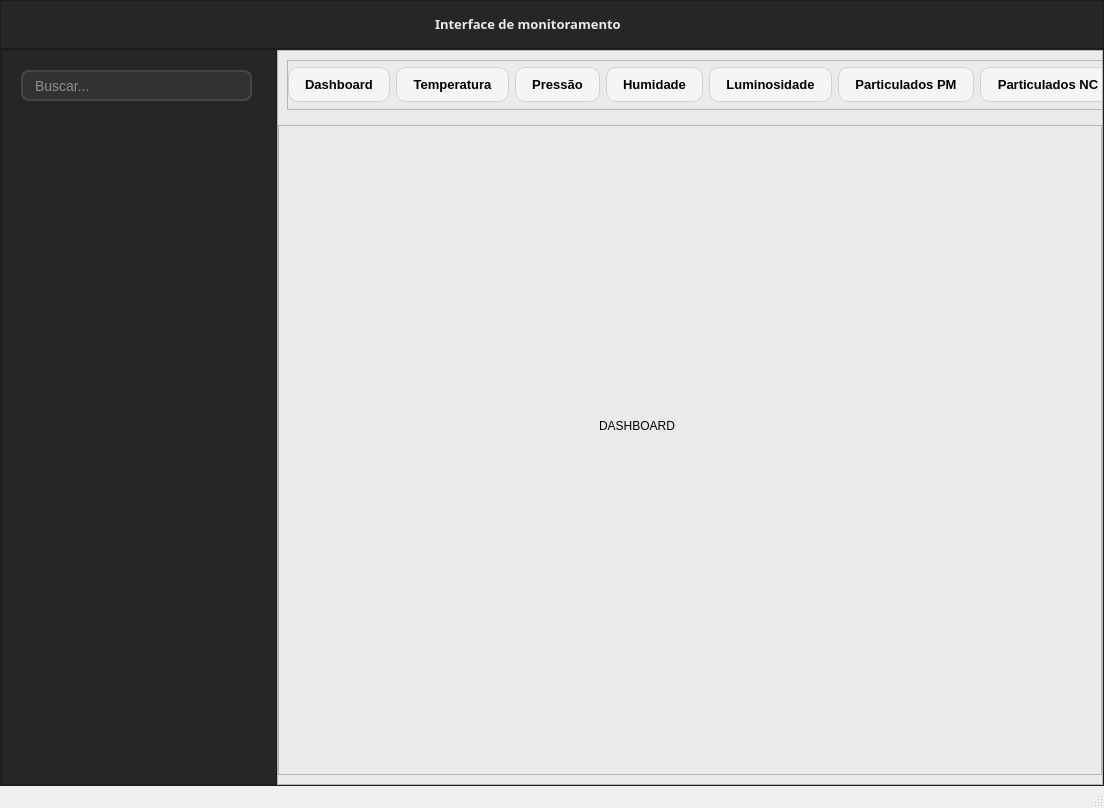
<?xml version="1.0" encoding="UTF-8"?>
<ui version="4.0">
 <class>MainWindow</class>
 <widget class="QMainWindow" name="MainWindow">
  <property name="geometry">
   <rect>
    <x>0</x>
    <y>0</y>
    <width>1104</width>
    <height>808</height>
   </rect>
  </property>
  <property name="windowTitle">
   <string>Interface de monitoramento - Estações meteorológicas</string>
  </property>
  <widget class="QWidget" name="centralwidget">
   <property name="styleSheet">
    <string notr="true">background-color: rgb(38, 38, 38);</string>
   </property>
   <layout class="QVBoxLayout" name="verticalLayout" stretch="1,15">
    <property name="spacing">
     <number>0</number>
    </property>
    <property name="leftMargin">
     <number>0</number>
    </property>
    <property name="topMargin">
     <number>0</number>
    </property>
    <property name="rightMargin">
     <number>0</number>
    </property>
    <property name="bottomMargin">
     <number>0</number>
    </property>
    <item>
     <widget class="QFrame" name="frmTopo">
      <property name="styleSheet">
       <string notr="true">QFrame{
border-bottom: 0.5px solid rgba(235, 235, 235, 100);
}</string>
      </property>
      <property name="frameShape">
       <enum>QFrame::StyledPanel</enum>
      </property>
      <property name="frameShadow">
       <enum>QFrame::Raised</enum>
      </property>
      <layout class="QHBoxLayout" name="horizontalLayout_3">
       <property name="bottomMargin">
        <number>11</number>
       </property>
       <item>
        <layout class="QHBoxLayout" name="horizontalLayout_2">
         <property name="rightMargin">
          <number>10</number>
         </property>
         <item>
          <spacer name="horizontalSpacer">
           <property name="orientation">
            <enum>Qt::Horizontal</enum>
           </property>
           <property name="sizeHint" stdset="0">
            <size>
             <width>40</width>
             <height>20</height>
            </size>
           </property>
          </spacer>
         </item>
         <item>
          <widget class="QLabel" name="lblTitulo">
           <property name="font">
            <font>
             <family>Segoe UI Semibold</family>
             <pointsize>10</pointsize>
             <weight>75</weight>
             <bold>true</bold>
            </font>
           </property>
           <property name="styleSheet">
            <string notr="true">color: #ebebeb;
border: none;</string>
           </property>
           <property name="text">
            <string>Interface de monitoramento</string>
           </property>
          </widget>
         </item>
         <item>
          <spacer name="horizontalSpacer_2">
           <property name="orientation">
            <enum>Qt::Horizontal</enum>
           </property>
           <property name="sizeHint" stdset="0">
            <size>
             <width>40</width>
             <height>20</height>
            </size>
           </property>
          </spacer>
         </item>
         <item>
          <widget class="QPushButton" name="btnConfig">
           <property name="maximumSize">
            <size>
             <width>50</width>
             <height>50</height>
            </size>
           </property>
           <property name="styleSheet">
            <string notr="true">QPushButton {
    background-color: transparent;
    border: none;
}

QPushButton:hover {
    background-color: rgba(255, 255, 255, 30);
}

QPushButton:pressed {
    background-color: rgba(255, 255, 255, 60);
}</string>
           </property>
           <property name="text">
            <string/>
           </property>
           <property name="icon">
            <iconset>
             <normaloff>../imgs/settings_label_color.png</normaloff>../imgs/settings_label_color.png</iconset>
           </property>
          </widget>
         </item>
        </layout>
       </item>
      </layout>
     </widget>
    </item>
    <item>
     <widget class="QFrame" name="frmConteudo">
      <property name="frameShape">
       <enum>QFrame::StyledPanel</enum>
      </property>
      <property name="frameShadow">
       <enum>QFrame::Raised</enum>
      </property>
      <layout class="QHBoxLayout" name="horizontalLayout" stretch="1,3">
       <property name="spacing">
        <number>0</number>
       </property>
       <property name="leftMargin">
        <number>0</number>
       </property>
       <property name="topMargin">
        <number>0</number>
       </property>
       <property name="rightMargin">
        <number>0</number>
       </property>
       <property name="bottomMargin">
        <number>0</number>
       </property>
       <item>
        <widget class="QFrame" name="frmBotoes">
         <property name="frameShape">
          <enum>QFrame::StyledPanel</enum>
         </property>
         <property name="frameShadow">
          <enum>QFrame::Raised</enum>
         </property>
         <widget class="QLineEdit" name="edtBusca">
          <property name="geometry">
           <rect>
            <x>20</x>
            <y>20</y>
            <width>231</width>
            <height>31</height>
           </rect>
          </property>
          <property name="styleSheet">
           <string notr="true">QLineEdit {
    background-color: rgb(50, 50, 50);
    color: #ebebeb;

    border: 2px solid rgb(70, 70, 70);
    border-radius: 8px;

    padding: 6px 10px;
    font-size: 14px;
}

QLineEdit:focus {
    border: 2px solid #3daee9;
    background-color: rgb(55, 55, 55);
}

QLineEdit:hover {
    border: 2px solid rgb(90, 90, 90);
}

QLineEdit:disabled {
    background-color: rgb(45, 45, 45);
    color: rgb(120, 120, 120);
    border: 2px solid rgb(60, 60, 60);
}

QLineEdit {
    selection-background-color: #3daee9;
}

QLineEdit::placeholder {
    color: rgb(140, 140, 140);
}</string>
          </property>
          <property name="placeholderText">
           <string>Buscar...</string>
          </property>
         </widget>
        </widget>
       </item>
       <item>
        <widget class="QFrame" name="frmGraficos">
         <property name="styleSheet">
          <string notr="true">background-color: #ebebeb;</string>
         </property>
         <property name="frameShape">
          <enum>QFrame::StyledPanel</enum>
         </property>
         <property name="frameShadow">
          <enum>QFrame::Raised</enum>
         </property>
         <layout class="QVBoxLayout" name="verticalLayout_2" stretch="1,15">
          <property name="leftMargin">
           <number>0</number>
          </property>
          <property name="topMargin">
           <number>0</number>
          </property>
          <property name="rightMargin">
           <number>0</number>
          </property>
          <item>
           <widget class="QScrollArea" name="scrBotoes">
            <property name="styleSheet">
             <string notr="true">QScrollArea {
    border: none;
    background: transparent;
}

QScrollBar:horizontal {
    height: 6px;
    background: transparent;
}

QScrollBar::handle:horizontal {
    background: rgba(150, 150, 150, 120);
    border-radius: 3px;
}

QScrollBar::handle:horizontal:hover {
    background: rgba(150, 150, 150, 180);
}

QScrollBar::add-line:horizontal,
QScrollBar::sub-line:horizontal {
    width: 0px;
}</string>
            </property>
            <property name="verticalScrollBarPolicy">
             <enum>Qt::ScrollBarAlwaysOff</enum>
            </property>
            <property name="horizontalScrollBarPolicy">
             <enum>Qt::ScrollBarAlwaysOff</enum>
            </property>
            <property name="widgetResizable">
             <bool>true</bool>
            </property>
            <property name="alignment">
             <set>Qt::AlignCenter</set>
            </property>
            <widget class="QWidget" name="scrollAreaWidgetContents">
             <property name="geometry">
              <rect>
               <x>0</x>
               <y>0</y>
               <width>903</width>
               <height>55</height>
              </rect>
             </property>
             <layout class="QVBoxLayout" name="verticalLayout_3">
              <item>
               <widget class="QFrame" name="frmGraficosBotoes">
                <property name="styleSheet">
                 <string notr="true">QPushButton {
    background-color: rgb(245, 245, 245);
    color: black;

    border: 1px solid rgb(210, 210, 210);
    border-radius: 10px;

    padding: 8px 16px;

    font-family: &quot;Segoe UI&quot;;
    font-size: 13px;
    font-weight: 500;

    outline: none;
}

QPushButton:hover {
    background-color: rgb(255, 255, 255);
    border: 1px solid rgb(190, 190, 190);
}

QPushButton:pressed {
    background-color: rgb(230, 230, 230);
    border: 1px solid rgb(180, 180, 180);
}

/* foco estilo moderno (igual line edit) */
QPushButton:focus {
    border: 1px solid #3daee9;
}

/* opcional: botão &quot;ativo/selecionado&quot; */
QPushButton:checked {
    background-color: rgb(225, 240, 252);
    border: 1px solid #3daee9;
}
</string>
                </property>
                <property name="frameShape">
                 <enum>QFrame::StyledPanel</enum>
                </property>
                <property name="frameShadow">
                 <enum>QFrame::Raised</enum>
                </property>
                <layout class="QHBoxLayout" name="horizontalLayout_4">
                 <property name="leftMargin">
                  <number>0</number>
                 </property>
                 <property name="topMargin">
                  <number>0</number>
                 </property>
                 <property name="rightMargin">
                  <number>0</number>
                 </property>
                 <property name="bottomMargin">
                  <number>0</number>
                 </property>
                 <item>
                  <widget class="QPushButton" name="btnDash">
                   <property name="maximumSize">
                    <size>
                     <width>16777215</width>
                     <height>35</height>
                    </size>
                   </property>
                   <property name="text">
                    <string>Dashboard</string>
                   </property>
                   <property name="checkable">
                    <bool>false</bool>
                   </property>
                  </widget>
                 </item>
                 <item>
                  <widget class="QPushButton" name="btnTemperatura">
                   <property name="maximumSize">
                    <size>
                     <width>16777215</width>
                     <height>35</height>
                    </size>
                   </property>
                   <property name="text">
                    <string>Temperatura</string>
                   </property>
                   <property name="checkable">
                    <bool>false</bool>
                   </property>
                  </widget>
                 </item>
                 <item>
                  <widget class="QPushButton" name="btnPressao">
                   <property name="maximumSize">
                    <size>
                     <width>16777215</width>
                     <height>35</height>
                    </size>
                   </property>
                   <property name="text">
                    <string>Pressão</string>
                   </property>
                   <property name="checkable">
                    <bool>false</bool>
                   </property>
                  </widget>
                 </item>
                 <item>
                  <widget class="QPushButton" name="btnHumidade">
                   <property name="maximumSize">
                    <size>
                     <width>16777215</width>
                     <height>35</height>
                    </size>
                   </property>
                   <property name="text">
                    <string>Humidade</string>
                   </property>
                   <property name="checkable">
                    <bool>false</bool>
                   </property>
                  </widget>
                 </item>
                 <item>
                  <widget class="QPushButton" name="btnLuminosidade">
                   <property name="maximumSize">
                    <size>
                     <width>16777215</width>
                     <height>35</height>
                    </size>
                   </property>
                   <property name="text">
                    <string>Luminosidade</string>
                   </property>
                   <property name="checkable">
                    <bool>false</bool>
                   </property>
                  </widget>
                 </item>
                 <item>
                  <widget class="QPushButton" name="btnPM">
                   <property name="maximumSize">
                    <size>
                     <width>16777215</width>
                     <height>35</height>
                    </size>
                   </property>
                   <property name="text">
                    <string>Particulados PM</string>
                   </property>
                   <property name="checkable">
                    <bool>false</bool>
                   </property>
                  </widget>
                 </item>
                 <item>
                  <widget class="QPushButton" name="btnNC">
                   <property name="maximumSize">
                    <size>
                     <width>16777215</width>
                     <height>35</height>
                    </size>
                   </property>
                   <property name="text">
                    <string>Particulados NC</string>
                   </property>
                   <property name="checkable">
                    <bool>false</bool>
                   </property>
                  </widget>
                 </item>
                 <item>
                  <widget class="QPushButton" name="btnDados">
                   <property name="maximumSize">
                    <size>
                     <width>16777215</width>
                     <height>35</height>
                    </size>
                   </property>
                   <property name="text">
                    <string>Dados</string>
                   </property>
                  </widget>
                 </item>
                </layout>
               </widget>
              </item>
             </layout>
            </widget>
           </widget>
          </item>
          <item>
           <widget class="QFrame" name="frmGraficosDisplay">
            <property name="styleSheet">
             <string notr="true">QFrame {
border-top: 1px solid rgba(38, 38, 38, 100);
}

/* remove qualquer borda interna */
QStackedWidget {
    border: none;
}

QStackedWidget &gt; QWidget {
    border: none;
}</string>
            </property>
            <property name="frameShape">
             <enum>QFrame::StyledPanel</enum>
            </property>
            <property name="frameShadow">
             <enum>QFrame::Raised</enum>
            </property>
            <layout class="QVBoxLayout" name="verticalLayout_4">
             <property name="leftMargin">
              <number>0</number>
             </property>
             <property name="rightMargin">
              <number>0</number>
             </property>
             <item>
              <widget class="QStackedWidget" name="stackedWidget">
               <property name="currentIndex">
                <number>0</number>
               </property>
               <widget class="QWidget" name="pageDash">
                <widget class="QLabel" name="label">
                 <property name="geometry">
                  <rect>
                   <x>320</x>
                   <y>260</y>
                   <width>151</width>
                   <height>61</height>
                  </rect>
                 </property>
                 <property name="text">
                  <string>DASHBOARD</string>
                 </property>
                </widget>
               </widget>
               <widget class="QWidget" name="pageTemperatura">
                <widget class="QLabel" name="label_2">
                 <property name="geometry">
                  <rect>
                   <x>340</x>
                   <y>280</y>
                   <width>141</width>
                   <height>51</height>
                  </rect>
                 </property>
                 <property name="text">
                  <string>TEMPERATURA</string>
                 </property>
                </widget>
               </widget>
               <widget class="QWidget" name="pagePressao">
                <widget class="QLabel" name="label_3">
                 <property name="geometry">
                  <rect>
                   <x>350</x>
                   <y>320</y>
                   <width>121</width>
                   <height>71</height>
                  </rect>
                 </property>
                 <property name="text">
                  <string>PRESSÂO</string>
                 </property>
                </widget>
               </widget>
               <widget class="QWidget" name="pageHumidade">
                <widget class="QLabel" name="label_4">
                 <property name="geometry">
                  <rect>
                   <x>300</x>
                   <y>280</y>
                   <width>101</width>
                   <height>61</height>
                  </rect>
                 </property>
                 <property name="text">
                  <string>HUMIDADE</string>
                 </property>
                </widget>
               </widget>
               <widget class="QWidget" name="pageLuminosidade">
                <widget class="QLabel" name="label_5">
                 <property name="geometry">
                  <rect>
                   <x>320</x>
                   <y>240</y>
                   <width>171</width>
                   <height>51</height>
                  </rect>
                 </property>
                 <property name="text">
                  <string>LUMINOSIDADE</string>
                 </property>
                </widget>
               </widget>
               <widget class="QWidget" name="pagePM">
                <widget class="QLabel" name="label_6">
                 <property name="geometry">
                  <rect>
                   <x>276</x>
                   <y>260</y>
                   <width>161</width>
                   <height>61</height>
                  </rect>
                 </property>
                 <property name="text">
                  <string>PARTICULADOS PM</string>
                 </property>
                </widget>
               </widget>
               <widget class="QWidget" name="pageNC">
                <widget class="QLabel" name="label_7">
                 <property name="geometry">
                  <rect>
                   <x>350</x>
                   <y>280</y>
                   <width>241</width>
                   <height>101</height>
                  </rect>
                 </property>
                 <property name="text">
                  <string>PARTICULADOS NC</string>
                 </property>
                </widget>
               </widget>
               <widget class="QWidget" name="pageDados">
                <widget class="QLabel" name="label_8">
                 <property name="geometry">
                  <rect>
                   <x>360</x>
                   <y>250</y>
                   <width>131</width>
                   <height>71</height>
                  </rect>
                 </property>
                 <property name="text">
                  <string>DADOS BRUTOS</string>
                 </property>
                </widget>
               </widget>
              </widget>
             </item>
            </layout>
           </widget>
          </item>
         </layout>
        </widget>
       </item>
      </layout>
     </widget>
    </item>
   </layout>
  </widget>
  <widget class="QMenuBar" name="menubar">
   <property name="geometry">
    <rect>
     <x>0</x>
     <y>0</y>
     <width>1104</width>
     <height>21</height>
    </rect>
   </property>
  </widget>
  <widget class="QStatusBar" name="statusbar"/>
 </widget>
 <resources/>
 <connections/>
</ui>
